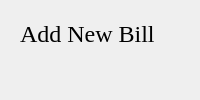
                       <widget class="QWidget" name="bill_new">
                        <layout class="QVBoxLayout" name="verticalLayout_13">
                         <item>
                          <widget class="QWidget" name="widget_32" native="true">
                           <property name="maximumSize">
                            <size>
                             <width>16777215</width>
                             <height>50</height>
                            </size>
                           </property>
                           <layout class="QHBoxLayout" name="horizontalLayout_23">
                            <item>
                             <widget class="QLabel" name="label_26">
                              <property name="font">
                               <font>
                                <family>Georgia</family>
                                <pointsize>18</pointsize>
                                <weight>50</weight>
                                <italic>false</italic>
                                <bold>false</bold>
                               </font>
                              </property>
                              <property name="text">
                               <string>Add New Bill</string>
                              </property>
                             </widget>
                            </item>
                           </layout>
                          </widget>
                         </item>
                         <item>
                          <widget class="QWidget" name="widget_33" native="true">
                           <widget class="QLineEdit" name="txtReading">
                            <property name="geometry">
                             <rect>
                              <x>150</x>
                              <y>100</y>
                              <width>201</width>
                              <height>31</height>
                             </rect>
                            </property>
                            <property name="font">
                             <font>
                              <family>Arial</family>
                              <pointsize>11</pointsize>
                              <weight>50</weight>
                              <italic>false</italic>
                              <bold>false</bold>
                             </font>
                            </property>
                            <property name="styleSheet">
                             <string notr="true"/>
                            </property>
                            <property name="text">
                             <string/>
                            </property>
                           </widget>
                           <widget class="QLineEdit" name="txtMeter">
                            <property name="geometry">
                             <rect>
                              <x>150</x>
                              <y>40</y>
                              <width>201</width>
                              <height>31</height>
                             </rect>
                            </property>
                            <property name="font">
                             <font>
                              <family>Arial</family>
                              <pointsize>11</pointsize>
                              <weight>50</weight>
                              <italic>false</italic>
                              <bold>false</bold>
                             </font>
                            </property>
                            <property name="styleSheet">
                             <string notr="true"/>
                            </property>
                            <property name="text">
                             <string/>
                            </property>
                           </widget>
                           <widget class="QLabel" name="label_33">
                            <property name="geometry">
                             <rect>
                              <x>30</x>
                              <y>110</y>
                              <width>101</width>
                              <height>16</height>
                             </rect>
                            </property>
                            <property name="font">
                             <font>
                              <family>Georgia</family>
                              <pointsize>10</pointsize>
                              <weight>50</weight>
                              <italic>false</italic>
                              <bold>false</bold>
                             </font>
                            </property>
                            <property name="text">
                             <string>Meter Reading</string>
                            </property>
                           </widget>
                           <widget class="QLabel" name="label_34">
                            <property name="geometry">
                             <rect>
                              <x>30</x>
                              <y>170</y>
                              <width>91</width>
                              <height>16</height>
                             </rect>
                            </property>
                            <property name="font">
                             <font>
                              <family>Georgia</family>
                              <pointsize>10</pointsize>
                              <weight>50</weight>
                              <italic>false</italic>
                              <bold>false</bold>
                             </font>
                            </property>
                            <property name="text">
                             <string>Bill Amount</string>
                            </property>
                           </widget>
                           <widget class="QLabel" name="label_36">
                            <property name="geometry">
                             <rect>
                              <x>30</x>
                              <y>50</y>
                              <width>101</width>
                              <height>16</height>
                             </rect>
                            </property>
                            <property name="font">
                             <font>
                              <family>Georgia</family>
                              <pointsize>10</pointsize>
                              <weight>50</weight>
                              <italic>false</italic>
                              <bold>false</bold>
                             </font>
                            </property>
                            <property name="text">
                             <string>Meter Number</string>
                            </property>
                           </widget>
                           <widget class="QLineEdit" name="txtBillAmnt">
                            <property name="geometry">
                             <rect>
                              <x>150</x>
                              <y>160</y>
                              <width>201</width>
                              <height>31</height>
                             </rect>
                            </property>
                            <property name="font">
                             <font>
                              <family>Arial</family>
                              <pointsize>11</pointsize>
                              <weight>50</weight>
                              <italic>false</italic>
                              <bold>false</bold>
                             </font>
                            </property>
                            <property name="styleSheet">
                             <string notr="true"/>
                            </property>
                            <property name="text">
                             <string/>
                            </property>
                           </widget>
                           <widget class="QLineEdit" name="txtDate">
                            <property name="geometry">
                             <rect>
                              <x>540</x>
                              <y>40</y>
                              <width>221</width>
                              <height>31</height>
                             </rect>
                            </property>
                            <property name="font">
                             <font>
                              <family>Arial</family>
                              <pointsize>11</pointsize>
                              <weight>50</weight>
                              <italic>false</italic>
                              <bold>false</bold>
                             </font>
                            </property>
                            <property name="styleSheet">
                             <string notr="true"/>
                            </property>
                            <property name="text">
                             <string/>
                            </property>
                           </widget>
                           <widget class="QLabel" name="label_37">
                            <property name="geometry">
                             <rect>
                              <x>410</x>
                              <y>50</y>
                              <width>91</width>
                              <height>16</height>
                             </rect>
                            </property>
                            <property name="font">
                             <font>
                              <family>Georgia</family>
                              <pointsize>10</pointsize>
                              <weight>50</weight>
                              <italic>false</italic>
                              <bold>false</bold>
                             </font>
                            </property>
                            <property name="text">
                             <string>Date</string>
                            </property>
                           </widget>
                           <widget class="QPushButton" name="btnBillSave">
                            <property name="geometry">
                             <rect>
                              <x>740</x>
                              <y>300</y>
                              <width>83</width>
                              <height>27</height>
                             </rect>
                            </property>
                            <property name="sizePolicy">
                             <sizepolicy hsizetype="Expanding" vsizetype="Fixed">
                              <horstretch>0</horstretch>
                              <verstretch>0</verstretch>
                             </sizepolicy>
                            </property>
                            <property name="maximumSize">
                             <size>
                              <width>83</width>
                              <height>31</height>
                             </size>
                            </property>
                            <property name="font">
                             <font>
                              <pointsize>12</pointsize>
                              <weight>50</weight>
                              <italic>false</italic>
                              <bold>false</bold>
                             </font>
                            </property>
                            <property name="styleSheet">
                             <string notr="true">QPushButton:hover {	
	background-color: qlineargradient(spread:pad, x1:0, y1:0, x2:1, y2:1, stop:0 rgba(153, 153, 153, 122), stop:1 rgba(196, 196, 196, 106));
}

QPushButton:pressed {	
	background-color: qlineargradient(spread:pad, x1:0.54, y1:0, x2:0.517045, y2:1, stop:0 rgba(0, 0, 0, 54), stop:1 rgba(0, 189, 0, 174));
}

</string>
                            </property>
                            <property name="text">
                             <string>💾 Save</string>
                            </property>
                            <property name="iconSize">
                             <size>
                              <width>16</width>
                              <height>16</height>
                             </size>
                            </property>
                           </widget>
                          </widget>
                         </item>
                        </layout>
                       </widget>
